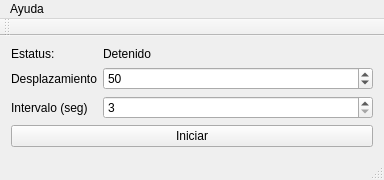
<?xml version="1.0" encoding="UTF-8"?>
<ui version="4.0">
 <class>MainWindow</class>
 <widget class="QMainWindow" name="MainWindow">
  <property name="geometry">
   <rect>
    <x>0</x>
    <y>0</y>
    <width>384</width>
    <height>170</height>
   </rect>
  </property>
  <property name="windowTitle">
   <string>MouseMover</string>
  </property>
  <widget class="QWidget" name="centralWidget">
   <layout class="QVBoxLayout" name="verticalLayout">
    <item>
     <layout class="QFormLayout" name="formLayout">
      <item row="0" column="0">
       <widget class="QLabel" name="label">
        <property name="text">
         <string>Estatus:</string>
        </property>
       </widget>
      </item>
      <item row="0" column="1">
       <widget class="QLabel" name="statusLabel">
        <property name="text">
         <string>Detenido</string>
        </property>
       </widget>
      </item>
      <item row="1" column="0">
       <widget class="QLabel" name="label_2">
        <property name="text">
         <string>Desplazamiento</string>
        </property>
       </widget>
      </item>
      <item row="2" column="0">
       <widget class="QLabel" name="label_3">
        <property name="text">
         <string>Intervalo (seg)</string>
        </property>
       </widget>
      </item>
      <item row="2" column="1">
       <widget class="QSpinBox" name="intervalEdit">
        <property name="minimum">
         <number>3</number>
        </property>
        <property name="maximum">
         <number>300</number>
        </property>
        <property name="value">
         <number>3</number>
        </property>
       </widget>
      </item>
      <item row="1" column="1">
       <widget class="QSpinBox" name="offset">
        <property name="minimum">
         <number>5</number>
        </property>
        <property name="maximum">
         <number>100</number>
        </property>
        <property name="value">
         <number>50</number>
        </property>
       </widget>
      </item>
     </layout>
    </item>
    <item>
     <layout class="QHBoxLayout" name="horizontalLayout">
      <item>
       <widget class="QPushButton" name="startBtn">
        <property name="text">
         <string>Iniciar</string>
        </property>
       </widget>
      </item>
     </layout>
    </item>
   </layout>
  </widget>
  <widget class="QMenuBar" name="menuBar">
   <property name="geometry">
    <rect>
     <x>0</x>
     <y>0</y>
     <width>384</width>
     <height>21</height>
    </rect>
   </property>
   <widget class="QMenu" name="menuAyuda">
    <property name="title">
     <string>Ayuda</string>
    </property>
    <addaction name="actionAcerca_de"/>
   </widget>
   <addaction name="menuAyuda"/>
  </widget>
  <widget class="QToolBar" name="mainToolBar">
   <attribute name="toolBarArea">
    <enum>TopToolBarArea</enum>
   </attribute>
   <attribute name="toolBarBreak">
    <bool>false</bool>
   </attribute>
  </widget>
  <widget class="QStatusBar" name="statusBar"/>
  <action name="actionAcerca_de">
   <property name="text">
    <string>Acerca de...</string>
   </property>
  </action>
 </widget>
 <layoutdefault spacing="6" margin="11"/>
 <resources/>
 <connections>
  <connection>
   <sender>startBtn</sender>
   <signal>clicked()</signal>
   <receiver>MainWindow</receiver>
   <slot>toggleMovement()</slot>
   <hints>
    <hint type="sourcelabel">
     <x>264</x>
     <y>116</y>
    </hint>
    <hint type="destinationlabel">
     <x>289</x>
     <y>116</y>
    </hint>
   </hints>
  </connection>
  <connection>
   <sender>intervalEdit</sender>
   <signal>valueChanged(int)</signal>
   <receiver>MainWindow</receiver>
   <slot>refreshInterval(int)</slot>
   <hints>
    <hint type="sourcelabel">
     <x>315</x>
     <y>89</y>
    </hint>
    <hint type="destinationlabel">
     <x>380</x>
     <y>78</y>
    </hint>
   </hints>
  </connection>
 </connections>
 <slots>
  <slot>setMovementArea()</slot>
  <slot>toggleMovement()</slot>
  <slot>refreshInterval(int)</slot>
  <slot>saveSettings()</slot>
 </slots>
</ui>
